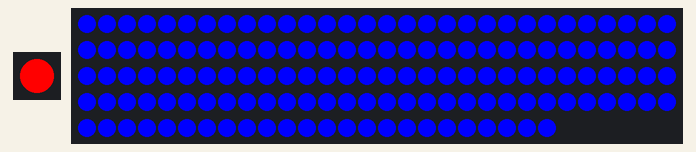
A sketch run on a simulated Particle Photon. Shown: 1 RGB LEDs in strip order, left to right, 144 RGB LEDs in strip order, left to right, continuing on the next row.

Above: at 0.05 s.
At 90.0 s:
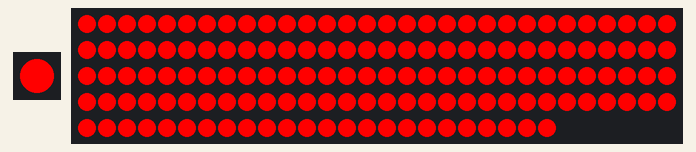

The sketch:

rgb.ino
```cpp
#include <neopixel.h>

SYSTEM_MODE(MANUAL);

// LED strip
void rainbow(Adafruit_NeoPixel strip, uint8_t wait);
uint32_t Wheel(Adafruit_NeoPixel strip, byte WheelPos);

// IMPORTANT: Set pixel COUNT, PIN and TYPE
#define PIXEL_PIN D2
#define PIXEL_COUNT 144
#define PIXEL_TYPE WS2812B
#define ONBOARD_LED D7

#define RED strip.Color(255, 0, 0)
#define BLUE strip.Color(0, 255, 0)
#define GREEN strip.Color(0, 0, 255)

Adafruit_NeoPixel strip(PIXEL_COUNT, PIXEL_PIN, PIXEL_TYPE);

void setup()
{
  RGB.control(true);
  WiFi.off();

  Serial.begin(9600);
  strip.begin();
  // strip.setBrightness(10);
  strip.setPixelColor(2, 255, 0, 0);
  strip.show(); // Initialize all pixels to 'off'
}

void loop()
{
  int colorIndex = (millis() / 100) % 3;
  RGB.color(255, 0, 0);
  for (int i = 0; i < strip.numPixels(); i++)
  {
    if (colorIndex == 0)
    {
      strip.setPixelColor(i, GREEN);
    }
    else if (colorIndex == 1)
    {
      strip.setPixelColor(i, BLUE);
    }
    else
    {
      strip.setPixelColor(i, RED);
    }
  }
  strip.show();
  delay(10);
}
```

ledstrip.ino
```cpp
#include "Particle.h"
#include <neopixel.h>

void rainbow(Adafruit_NeoPixel strip, uint8_t wait)
{
  uint16_t i, j;

  for (j = 0; j < 256; j++)
  {
    for (i = 0; i < strip.numPixels(); i++)
    {
      strip.setPixelColor(i, Wheel(strip, (i + j) & 255));
    }
    strip.show();
    delay(wait);
  }
}

// Input a value 0 to 255 to get a color value.
// The colours are a transition r - g - b - back to r.
uint32_t Wheel(Adafruit_NeoPixel strip, byte WheelPos)
{
  if (WheelPos < 85)
  {
    return strip.Color(WheelPos * 3, 255 - WheelPos * 3, 0);
  }
  else if (WheelPos < 170)
  {
    WheelPos -= 85;
    return strip.Color(255 - WheelPos * 3, 0, WheelPos * 3);
  }
  else
  {
    WheelPos -= 170;
    return strip.Color(0, WheelPos * 3, 255 - WheelPos * 3);
  }
}
```
